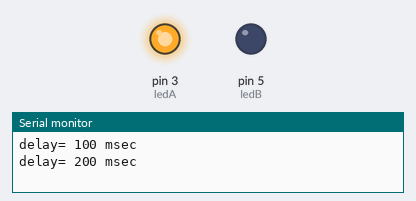
Simulated run of this sketch. Board: Arduino Uno, built with avr-gcc and run on an emulated ATmega328P. Parts: output pins drawn as LEDs (lit = HIGH), the last lines printed to the serial monitor.

Above: at 0.75 s.
At 36.2 s:
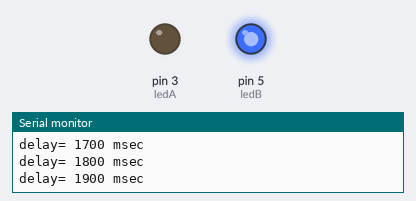
Timing chart, 0 to 39.5 s (numbered marks = the images above):
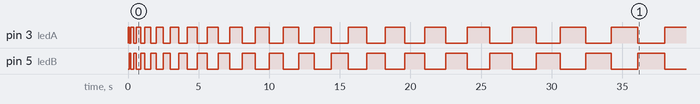

The sketch:

AR13_2led.ino
```cpp
/*
 예제 4.1
 LED 점멸
*/

const int ledA   =  3;
const int ledB   =  5;

int number =1;
boolean flag=true;

void setup()
{
  Serial.begin(9600);
  pinMode(ledA, OUTPUT);
  pinMode(ledB, OUTPUT);
}

void loop()
{
  digitalWrite(ledA,HIGH);
  digitalWrite(ledB,LOW);
  delay(100*number);
  digitalWrite(ledA,LOW);
  digitalWrite(ledB,HIGH);
  Serial.print("delay= ");
  Serial.print(100*number);
  Serial.println(" msec");
  delay(100*number);

  if (flag){
    number++;
  }else{
    number--;
  }

if (number==20){
  flag=false;
 }
}
```

Measured:
- by itself, pin 3 (ledA): LOW → HIGH at 0.00 s, → LOW 0.10 s later, → HIGH 0.10 s later, → LOW 0.20 s later, … (39 changes in this stretch)
- by itself, pin 5 (ledB): LOW → HIGH at 0.10 s, → LOW 0.10 s later, → HIGH 0.20 s later, → LOW 0.20 s later, … (38 changes in this stretch)
